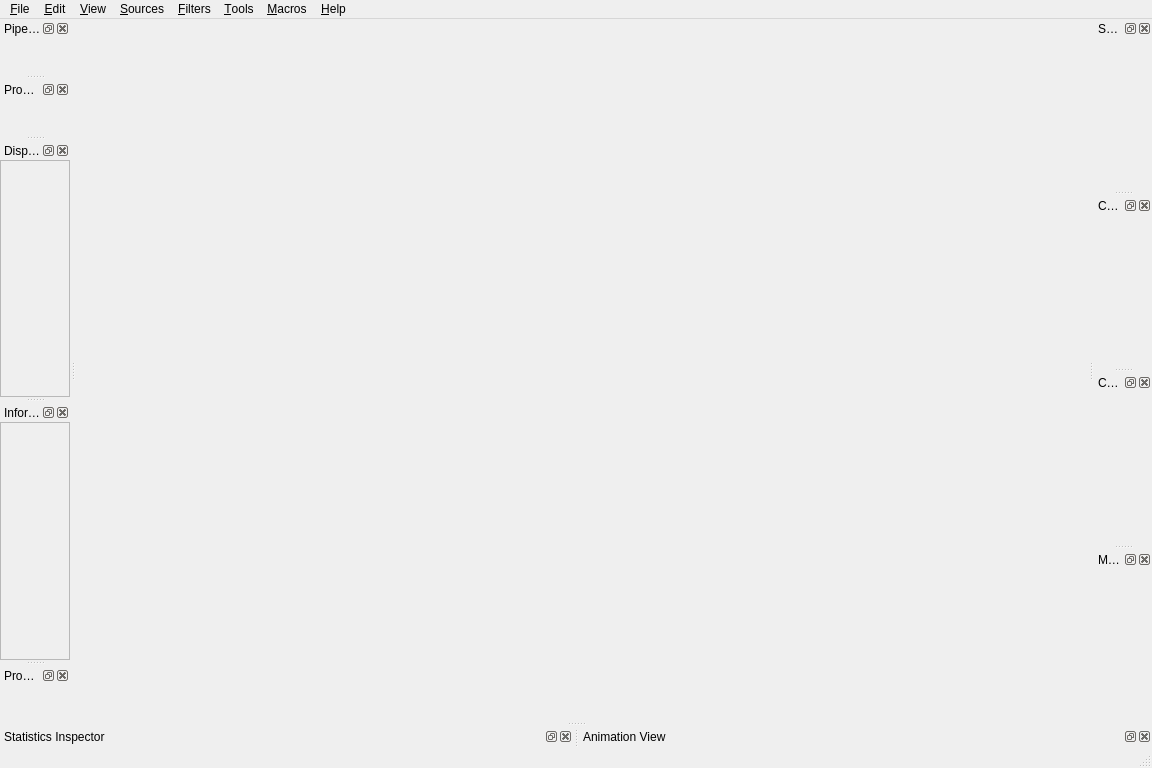
<?xml version="1.0" encoding="UTF-8"?>
<ui version="4.0">
 <class>pqClientMainWindow</class>
 <widget class="QMainWindow" name="pqClientMainWindow">
  <property name="geometry">
   <rect>
    <x>0</x>
    <y>0</y>
    <width>1152</width>
    <height>768</height>
   </rect>
  </property>
  <property name="windowTitle">
   <string>MainWindow</string>
  </property>
  <property name="windowIcon">
   <iconset resource="Icons.qrc">
    <normaloff>:/WorkbenchWidgets/WorkbenchIcon64.png</normaloff>:/WorkbenchWidgets/WorkbenchIcon64.png</iconset>
  </property>
  <widget class="QWidget" name="centralwidget">
   <layout class="QGridLayout" name="gridLayout">
    <property name="margin">
     <number>0</number>
    </property>
    <item row="0" column="0">
     <widget class="pqTabbedMultiViewWidget" name="MultiViewWidget" native="true"/>
    </item>
   </layout>
  </widget>
  <widget class="QMenuBar" name="menubar">
   <property name="geometry">
    <rect>
     <x>0</x>
     <y>0</y>
     <width>1152</width>
     <height>22</height>
    </rect>
   </property>
   <widget class="QMenu" name="menu_File">
    <property name="title">
     <string>&amp;File</string>
    </property>
   </widget>
   <widget class="QMenu" name="menuSources">
    <property name="title">
     <string>&amp;Sources</string>
    </property>
   </widget>
   <widget class="QMenu" name="menuFilters">
    <property name="title">
     <string>&amp;Filters</string>
    </property>
   </widget>
   <widget class="QMenu" name="menu_Edit">
    <property name="title">
     <string>&amp;Edit</string>
    </property>
   </widget>
   <widget class="QMenu" name="menu_View">
    <property name="title">
     <string>&amp;View</string>
    </property>
   </widget>
   <widget class="QMenu" name="menuTools">
    <property name="title">
     <string>&amp;Tools</string>
    </property>
   </widget>
   <widget class="QMenu" name="menu_Help">
    <property name="title">
     <string>&amp;Help</string>
    </property>
   </widget>
   <widget class="QMenu" name="menu_Macros">
    <property name="title">
     <string>&amp;Macros</string>
    </property>
   </widget>
   <addaction name="menu_File"/>
   <addaction name="menu_Edit"/>
   <addaction name="menu_View"/>
   <addaction name="menuSources"/>
   <addaction name="menuFilters"/>
   <addaction name="menuTools"/>
   <addaction name="menu_Macros"/>
   <addaction name="menu_Help"/>
  </widget>
  <widget class="pqStatusBar" name="statusbar"/>
  <widget class="QDockWidget" name="pipelineBrowserDock">
   <property name="allowedAreas">
    <set>Qt::LeftDockWidgetArea|Qt::RightDockWidgetArea</set>
   </property>
   <property name="windowTitle">
    <string>Pipeline Browser</string>
   </property>
   <attribute name="dockWidgetArea">
    <number>1</number>
   </attribute>
   <widget class="pqPipelineBrowserWidget" name="pipelineBrowser">
    <property name="contextMenuPolicy">
     <enum>Qt::ActionsContextMenu</enum>
    </property>
   </widget>
  </widget>
  <widget class="QDockWidget" name="statisticsDock">
   <property name="allowedAreas">
    <set>Qt::BottomDockWidgetArea|Qt::LeftDockWidgetArea|Qt::RightDockWidgetArea</set>
   </property>
   <property name="windowTitle">
    <string>Statistics Inspector</string>
   </property>
   <attribute name="dockWidgetArea">
    <number>8</number>
   </attribute>
   <widget class="pqDataInformationWidget" name="statisticsView"/>
  </widget>
  <widget class="QDockWidget" name="animationViewDock">
   <property name="windowTitle">
    <string>Animation View</string>
   </property>
   <attribute name="dockWidgetArea">
    <number>8</number>
   </attribute>
   <widget class="pqPVAnimationWidget" name="animationView"/>
  </widget>
  <widget class="QDockWidget" name="selectionInspectorDock">
   <property name="windowTitle">
    <string>Selection Inspector</string>
   </property>
   <attribute name="dockWidgetArea">
    <number>2</number>
   </attribute>
   <widget class="pqSelectionInspectorWidget" name="selectionInspector"/>
  </widget>
  <widget class="QDockWidget" name="comparativePanelDock">
   <property name="windowTitle">
    <string>Comparative View Inspector</string>
   </property>
   <attribute name="dockWidgetArea">
    <number>2</number>
   </attribute>
   <widget class="pqComparativeVisPanel" name="comparativeVisPanel"/>
  </widget>
  <widget class="QDockWidget" name="collaborationPanelDock">
   <property name="windowTitle">
    <string>Collaboration Panel</string>
   </property>
   <attribute name="dockWidgetArea">
    <number>2</number>
   </attribute>
   <widget class="pqCollaborationPanel" name="collaborationPanel"/>
  </widget>
  <widget class="QDockWidget" name="objectInspectorDock">
   <property name="windowTitle">
    <string>Properties</string>
   </property>
   <attribute name="dockWidgetArea">
    <number>1</number>
   </attribute>
   <widget class="pqObjectInspectorWidget" name="objectInspector"/>
  </widget>
  <widget class="QDockWidget" name="displayDock">
   <property name="windowTitle">
    <string>Display</string>
   </property>
   <attribute name="dockWidgetArea">
    <number>1</number>
   </attribute>
   <widget class="QWidget" name="displayWidgetFrame">
    <layout class="QVBoxLayout" name="verticalLayout">
     <property name="spacing">
      <number>0</number>
     </property>
     <property name="margin">
      <number>0</number>
     </property>
     <item>
      <widget class="QScrollArea" name="displayScrollArea">
       <property name="widgetResizable">
        <bool>true</bool>
       </property>
       <widget class="pqDisplayProxyEditorWidget" name="displayWidget">
        <property name="geometry">
         <rect>
          <x>0</x>
          <y>0</y>
          <width>76</width>
          <height>183</height>
         </rect>
        </property>
       </widget>
      </widget>
     </item>
    </layout>
   </widget>
  </widget>
  <widget class="QDockWidget" name="informationDock">
   <property name="windowTitle">
    <string>Information</string>
   </property>
   <attribute name="dockWidgetArea">
    <number>1</number>
   </attribute>
   <widget class="QWidget" name="informationWidgetFrame">
    <layout class="QVBoxLayout" name="verticalLayout_2">
     <property name="spacing">
      <number>0</number>
     </property>
     <property name="margin">
      <number>0</number>
     </property>
     <item>
      <widget class="QScrollArea" name="informationScrollArea">
       <property name="widgetResizable">
        <bool>true</bool>
       </property>
       <widget class="pqProxyInformationWidget" name="informationWidget">
        <property name="geometry">
         <rect>
          <x>0</x>
          <y>0</y>
          <width>76</width>
          <height>183</height>
         </rect>
        </property>
       </widget>
      </widget>
     </item>
    </layout>
   </widget>
  </widget>
  <widget class="QDockWidget" name="memoryInspectorDock">
   <property name="windowTitle">
    <string>Memory Inspector</string>
   </property>
   <attribute name="dockWidgetArea">
    <number>2</number>
   </attribute>
   <widget class="pqMemoryInspectorPanel" name="dockWidgetContents"/>
  </widget>
  <widget class="QDockWidget" name="propertiesDock">
   <property name="windowTitle">
    <string>Properties</string>
   </property>
   <attribute name="dockWidgetArea">
    <number>1</number>
   </attribute>
   <widget class="pqPropertiesPanel" name="propertiesPanel"/>
  </widget>
 </widget>
 <customwidgets>
  <customwidget>
   <class>pqPipelineBrowserWidget</class>
   <extends>QWidget</extends>
   <header>pqPipelineBrowserWidget.h</header>
   <container>1</container>
  </customwidget>
  <customwidget>
   <class>pqTabbedMultiViewWidget</class>
   <extends>QWidget</extends>
   <header>pqTabbedMultiViewWidget.h</header>
   <container>1</container>
  </customwidget>
  <customwidget>
   <class>pqSelectionInspectorWidget</class>
   <extends>QWidget</extends>
   <header>pqSelectionInspectorWidget.h</header>
   <container>1</container>
  </customwidget>
  <customwidget>
   <class>pqPVAnimationWidget</class>
   <extends>QWidget</extends>
   <header>pqPVAnimationWidget.h</header>
   <container>1</container>
  </customwidget>
  <customwidget>
   <class>pqDataInformationWidget</class>
   <extends>QWidget</extends>
   <header>pqDataInformationWidget.h</header>
   <container>1</container>
  </customwidget>
  <customwidget>
   <class>pqStatusBar</class>
   <extends>QStatusBar</extends>
   <header>pqStatusBar.h</header>
  </customwidget>
  <customwidget>
   <class>pqComparativeVisPanel</class>
   <extends>QWidget</extends>
   <header>pqComparativeVisPanel.h</header>
   <container>1</container>
  </customwidget>
  <customwidget>
   <class>pqCollaborationPanel</class>
   <extends>QWidget</extends>
   <header>pqCollaborationPanel.h</header>
   <container>1</container>
  </customwidget>
  <customwidget>
   <class>pqObjectInspectorWidget</class>
   <extends>QWidget</extends>
   <header>pqObjectInspectorWidget.h</header>
   <container>1</container>
  </customwidget>
  <customwidget>
   <class>pqDisplayProxyEditorWidget</class>
   <extends>QWidget</extends>
   <header>pqDisplayProxyEditorWidget.h</header>
   <container>1</container>
  </customwidget>
  <customwidget>
   <class>pqProxyInformationWidget</class>
   <extends>QWidget</extends>
   <header>pqProxyInformationWidget.h</header>
   <container>1</container>
  </customwidget>
  <customwidget>
   <class>pqMemoryInspectorPanel</class>
   <extends>QWidget</extends>
   <header>pqMemoryInspectorPanel.h</header>
   <container>1</container>
  </customwidget>
  <customwidget>
   <class>pqPropertiesPanel</class>
   <extends>QWidget</extends>
   <header>pqPropertiesPanel.h</header>
   <container>1</container>
  </customwidget>
 </customwidgets>
 <resources>
  <include location="Icons.qrc"/>
 </resources>
 <connections/>
</ui>
